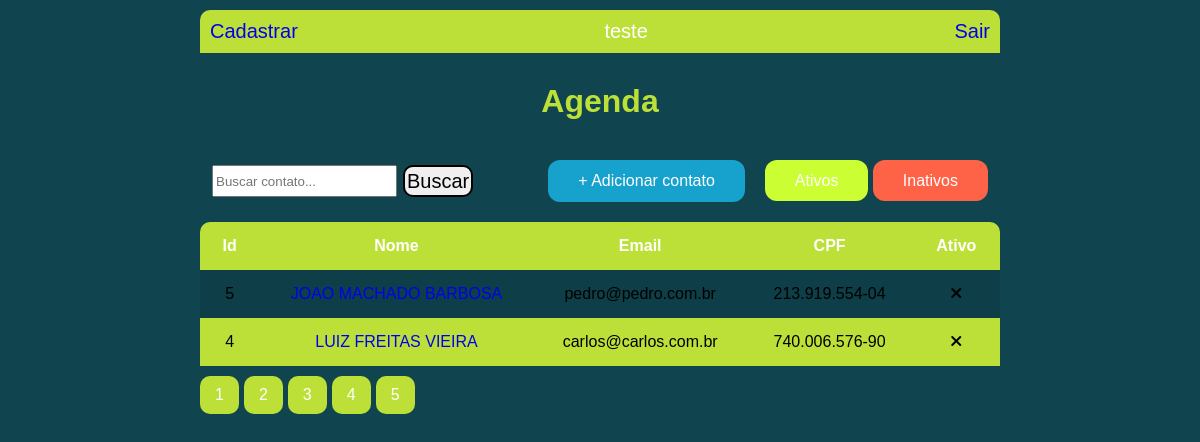
Screenshot of / (signed in) with the database file from the repository.
### contatos/models.py (models this page shows, shortened)
class Contatos(models.Model):
    usuario = models.ForeignKey(User, on_delete=models.CASCADE)
    nome = models.CharField(max_length=255)
    imagem = models.ImageField(blank=True)
    cpf = models.CharField(max_length=14)
    email = models.EmailField()
    telefone = models.CharField(max_length=20)
    altura = models.DecimalField(max_digits=3, decimal_places=2, blank=True)
    descricao = models.TextField()
    data_nascimento = models.DateField()
    ativo = models.BooleanField()
    class Meta:
        verbose_name_plural = 'Contatos'

### contatos/views.py (the view)
# urls.py: path('', views.index, name='home'),
@login_required(redirect_field_name='login')
def index(request):
    contatos = Contatos.objects.filter(usuario_id=request.user.id).order_by('-id')
    return render(request, 'pages/index.html', {'contatos':contatos})

### contatos/templates/pages/index.html (shortened to what this page needs)
{% load static %}
<!DOCTYPE html>
<html lang="en">
    <head>
        <link rel="stylesheet" href="{% static 'style.css' %}" />
        <link
            rel="stylesheet"
            href="https://cdnjs.cloudflare.com/ajax/libs/font-awesome/6.4.0/css/all.min.css"
        />
    </head>
    <body>
        <div class="header">
            <a href="{% url 'cadastro' %}">Cadastrar</a>
            <p>{{user}}</p>
            <a href="{% url 'logout' %}">Sair</a>
        </div>
        <h1>Agenda</h1>
        <form action="{% url 'busca' %}">
            <div class="form-inputs">
                <input
                    type="text"
                    name="search"
                    placeholder="Buscar contato..."
                />
                <button type="submit">Buscar</button>
            </div>
            <div class="add-btn">
                <a href="{% url 'adicionar' %}">+ Adicionar contato</a>
                <div class="btn-filter">
                    <a href="{% url 'adicionar' %}">Ativos</a>
                    <a href="{% url 'adicionar' %}">Inativos</a>
                </div>
            </div>
        </form>
        <table>
            <thead>
                <tr>
                    <th>Id</th>
                    <th>Nome</th>
                    <th>Email</th>
                    <th>CPF</th>
                    <th>Ativo</th>
                </tr>
            </thead>
            <tbody>
                {% for contato in contatos %}
                <tr>
                    <td>{{contato.id}}</td>
                    <td>
                        <a href="{% url 'detalhes' contato.id  %}"
                            >{{contato.nome}}</a
                        >
                    </td>
                    <td>{{contato.email}}</td>
                    <td>{{contato.cpf}}</td>
                    {% if contato.ativo == True %}
                    <td><i class="fa fa-check"></i></td>
                    {% else %}
                    <td><i class="fa fa-xmark"></i></td>
                    {% endif %}
                </tr>
                {% endfor %}
            </tbody>
        </table>
        <div class="pagination">
            <a href="#">1</a>
            <a href="#">2</a>
            <a href="#">3</a>
            <a href="#">4</a>
            <a href="#">5</a>
        </div>
    </body>
</html>

### templates/static/style.css (style rules this page uses)
* { margin:0; padding: 0; box-sizing: border-box; font-family: Verdana, Geneva, Tahoma, sans-serif; text-decoration: none; }
body { background-color: #10454f; }
.header { display: flex; justify-content: space-between; padding: 10px 10px; width: 800px; margin: 10px auto; background-color: #BDE038; color: white; border-radius: 10px 10px 0 0; font-size: 20px; }
table { width:800px; margin: 10px auto; border-collapse: collapse; text-align: left; border-radius: 10px 10px 0 0; overflow: hidden; }
thead > tr { text-align: center; background-color: #BDE038; color: white; }
tr > th, tr > td { text-align: center; padding: 15px 20px; }
tbody > tr:nth-last-of-type(even) { background-color: rgba(0, 0, 0, 0.100); }
tbody > tr:last-of-type { background-color: #BDE038; }
.pagination { display: flex; width: 800px; margin: 5px auto; gap: 5px; justify-content: left; }
.pagination > a { background-color: #BDE038; padding: 10px 15px; color: white; border-radius: 10px; }
h1 { text-align: center; margin: 10px; color: #BDE038; padding: 20px 0; }
form { width: 800px ; padding: 0 12px; margin: 0 auto; display: flex; justify-content: space-between; align-items: center; }
.form-inputs > input { height: 2rem; padding: 0 2px; }
.form-inputs > button { height: 2rem; padding: 0 2px; }
form > .form-inputs { display: flex; justify-content: center; align-items: center; gap: 6px; }
.add-btn { width: 800px; margin: 10px auto; display: flex; justify-content: flex-end; gap: 20px; align-items: center; }
.add-btn > a, .btn-filter > a { background-color: rgb(22, 162, 205); color: white; border-radius: 12px; padding: 12px 30px; }
.btn-filter > a:nth-child(1) { background-color: #ccff33; }
.btn-filter > a:nth-child(2) { background-color: tomato; }
.card_login > form > input, button { font-size: 20px; width: 80%; text-align: left; padding: 10px 10px; border-radius: 10px; margin: 12px 0; border: 2px black solid; }
.card_add > form > input, button { font-size: 20px; width: 80%; text-align: left; padding: 10px 10px; border-radius: 10px; margin: 12px 0; border: 2px black solid; }

### rows the page displays
Contatos: id "5", nome "JOAO MACHADO BARBOSA", email "pedro@pedro.com.br", cpf "213.919.554-04", ativo False (drawn)
Contatos: id "4", nome "LUIZ FREITAS VIEIRA", email "carlos@carlos.com.br", cpf "740.006.576-90", ativo False (drawn)

### other values shown
{{ user }} "teste"
